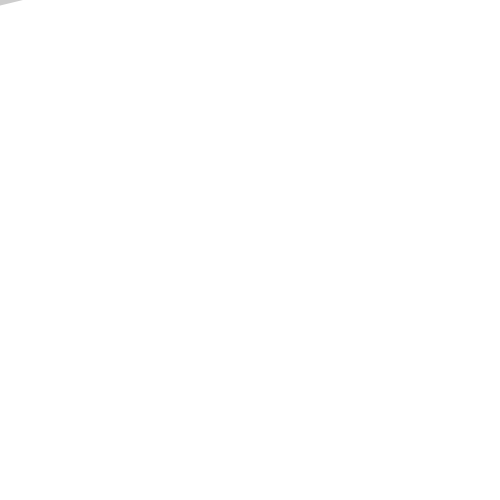
Frame 1 (no input)
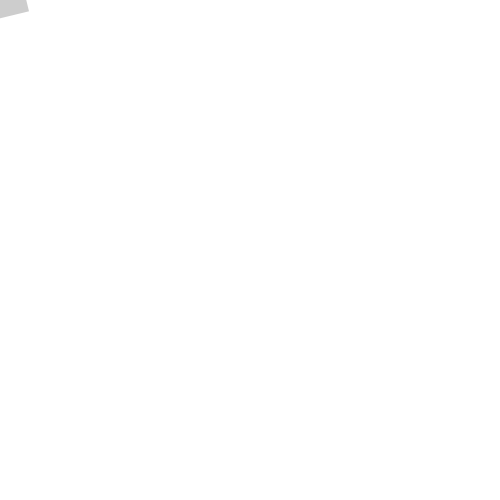
Frame 60 (the mouse pressed at the canvas centre just before this capture)
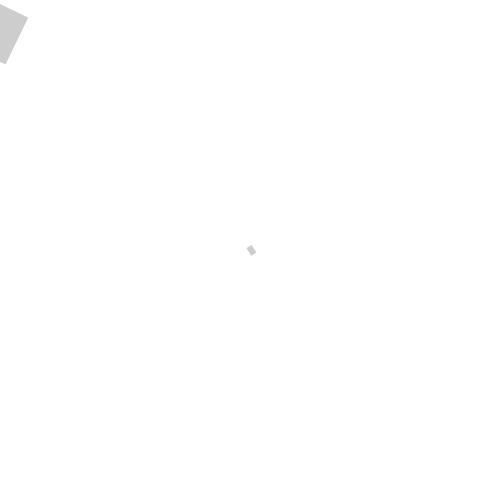
Frame 120 (the mouse held since frame 60 and released just before this capture)

The Processing sketch that drew these frames (run headless with seeded random() and noise(); from frame 60 on, the mouse is pressed at the canvas centre):

// Processing sketch: aceleration_vector
// ── aceleration_vector.pde
ArrayList balls;

void setup() {
  size(500, 500);
  rectMode(CENTER);
  noStroke();
  balls = new ArrayList();
  balls.add(new Ball(mouseX+random(-30, 30), mouseY+random(-30, 30), random(1, 12), random(.1, .2), random(.25, 4)));
  // smooth(2);
}

void draw() {
  //fill(0, 10);
  //rect(0, 0, width, height);
  background(255); //<>//
  for (int i = 0; i < balls.size(); i++) {
    Ball b = (Ball) balls.get(i); 
    b.run();
  }
}

void mousePressed() {
  balls.add(new Ball(mouseX+random(-30, 30), mouseY+random(-30, 30), random(1, 12), random(.1, .2), random(.25, 4)));
}

// ── Ball.pde
class Ball {
  PVector loc;
  PVector vel;
  PVector acl;
  float max_speed;
  float max_force;

  PVector mouseP;

  float mass;

  Ball(float _locx, float _locy, float _max_speed, float _max_force, float _mass) {
    loc = new PVector(_locx, _locy);
    vel = new PVector(0, 0);
    acl = new PVector(0, 0);
    mouseP = new PVector(mouseX, mouseY);
    mass  = _mass;
    max_force = _max_force;
    max_speed = _max_speed;
  }

  void run() {
    mouseP.set(mouseX, mouseY);
    PVector seek = seek(mouseP);
    PVector sepa = separate();
    seek.mult(2.0);
    sepa.mult(0.5);
    newton(seek);
    newton(sepa);
    update();
    display();
  }

  PVector seek(PVector target) {
    PVector dir = PVector.sub(target, loc);
    if (dir.mag() > 100) {
      dir.normalize();
      dir.mult(max_speed);
    } 
    else {
      float d = map(dir.mag(), 0, 100, 0, max_speed);
      dir.normalize();
      dir.mult(d);
    }
    dir.sub(vel);
   return dir;
  }

  PVector separate() {
    PVector steer= new PVector(0,0);
    int count = 0;
    for (int i = 0; i < balls.size(); i++) {
      Ball b = (Ball) balls.get(i);
      float dis = PVector.dist(loc, b.loc);
      if (dis < 30 && dis > 0) {
        PVector diff = PVector.sub(loc, b.loc);
        diff.normalize();
        diff.div(dis);
        steer.add(diff);
        count++;
      }
    }
    if (count > 0) {
      steer.div((float)count);
    }
    if (steer.mag() > 0) {
      steer.normalize();
      steer.mult(max_speed);
      steer.sub(vel);
    }
    return steer;
  }

    void update() {
      vel.add(acl);
      vel.limit(max_speed);
      loc.add(vel);
      acl.mult(0);
    }

    void display() {
      fill(0, 50);
      float theta = vel.heading() + PI/4;
      pushMatrix();
      translate(loc.x, loc.y);
      rotate(theta);
      rect(0, 0, 15*mass, 10*mass);
      popMatrix();
    }

    void newton(PVector force) {
      force.limit(max_force);
      acl.add(force);
      acl.div(mass);
    }
  }
